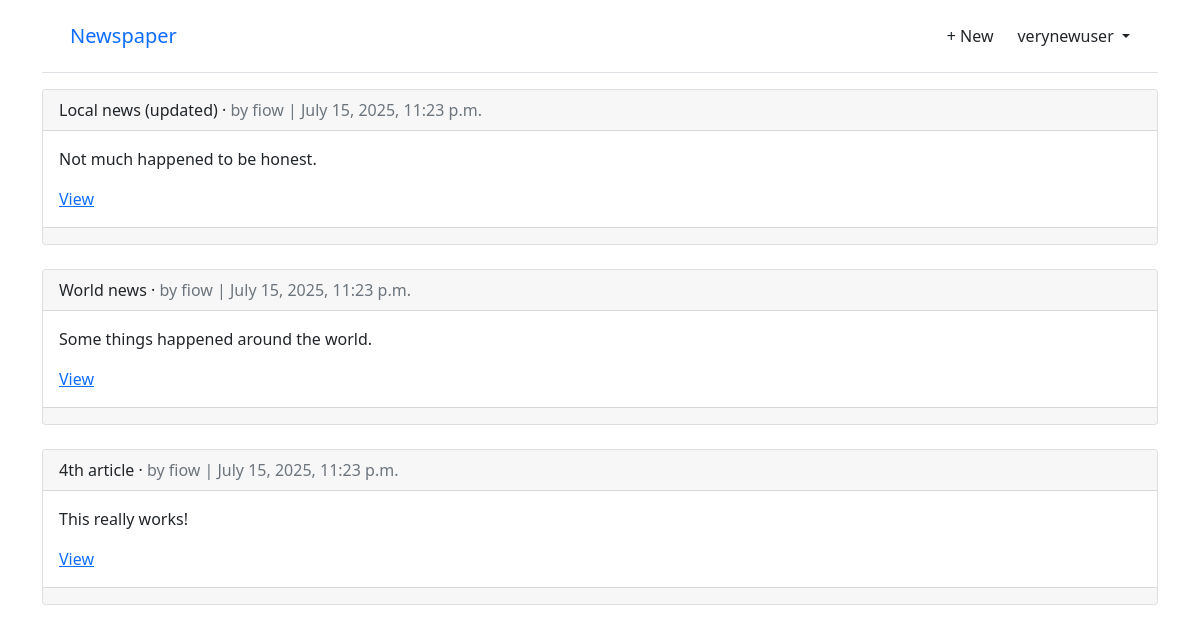
The page /newspaper/ (signed in) on the database as committed earlier.
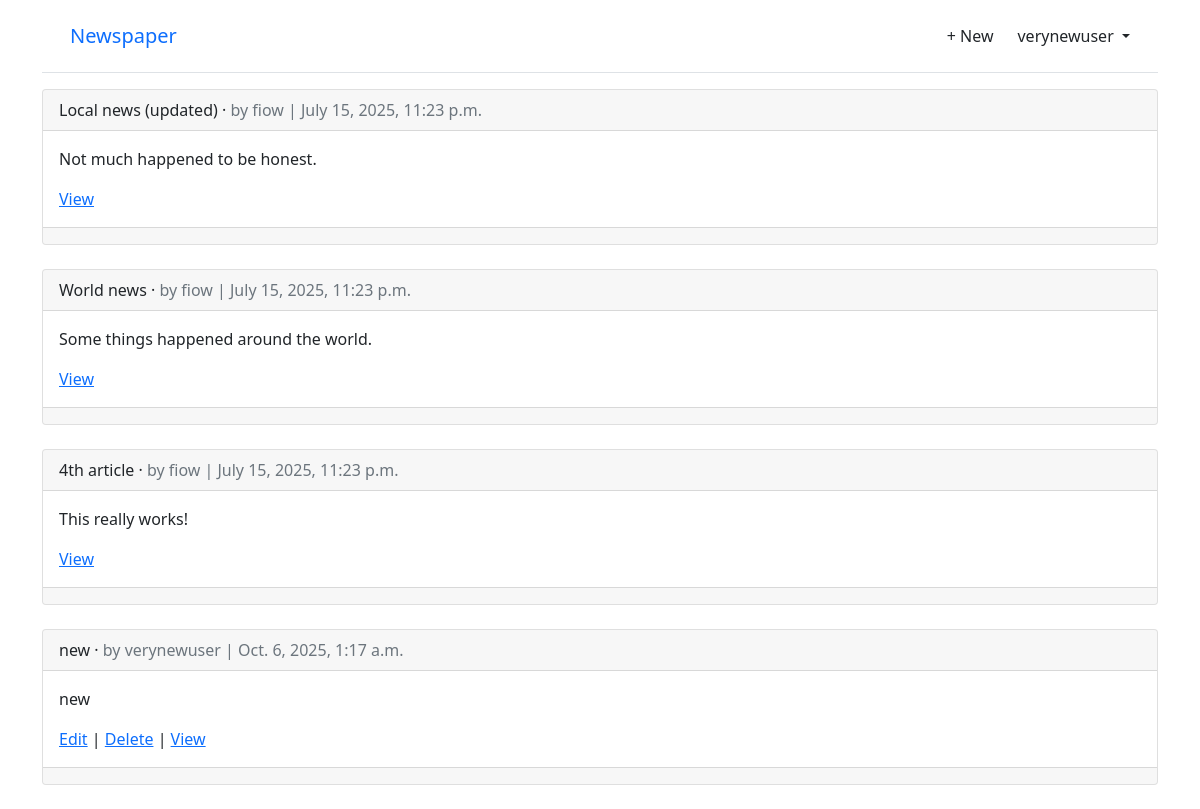
The same page on the database as committed later.
### accounts/models.py (models this page shows)
class CustomUser(AbstractUser):
    age = models.PositiveIntegerField(null=True, blank=True)

### newspaper/models.py (models this page shows, shortened)
class Article(models.Model):
    title = models.CharField(max_length=255)
    body = models.TextField()
    date = models.DateTimeField(auto_now_add=True)
    author = models.ForeignKey(
        settings.AUTH_USER_MODEL,
        on_delete=models.CASCADE,
    )
    def get_absolute_url(self):
        return reverse("newspaper:article_detail", kwargs={"pk": self.pk})

### newspaper/views.py (the view)
# urls.py: path("", views.ArticleListView.as_view(), name="article_list"),
class ArticleListView(LoginRequiredMixin, ListView):
    model = Article
    template_name = "newspaper/article_list.html"

### newspaper/templates/newspaper/article_list.html (shortened to what this page needs)
{% extends "newspaper/layout.html" %}
{% block body %}
    {% for article in article_list %}
        <div class="card">
            <div class="card-header">
                <span class="font-weight-bold">{{ article.title }}</span> &middot;
                <span class="text-muted">by {{ article.author }} |
                {{ article.date }}</span>
            </div>
            <div class="card-body">
                <p>{{ article.body }}</p>
                {% if article.author == request.user %}
                    <a href="{% url 'newspaper:article_edit' article.pk %}">Edit</a> |
                    <a href="{% url 'newspaper:article_delete' article.pk %}">Delete</a> |
                {% endif %}
                <a href="{{ article.get_absolute_url }}">View</a>
            </div>
            <div class="card-footer">
            </div>
        </div>
        <br />
    {% endfor %}
{% endblock %}

### newspaper/templates/newspaper/layout.html (shortened to what this page needs)
<!DOCTYPE html>
<html lang="en">
    <head>
    <link href="https://cdn.jsdelivr.net/npm/bootstrap@5.1.3/dist/css/bootstrap.min.css" rel="stylesheet"
>
    </head>
    <body>
        <div class="container">
            <header class="p-3 mb-3 border-bottom">
                <div class="container">
                    <div class="d-flex flex-wrap align-items-center justify-content-between">
                        <a class="navbar-brand" href="{% url 'newspaper:article_list' %}">Newspaper</a>
                        {% if user.is_authenticated %}
                        <div class="d-flex align-items-center">
                            <a href="{% url 'newspaper:article_new' %}" class="nav-link px-2 link-dark">+ New</a>
                            <div class="dropdown text-end ms-3">
                                <a href="#" class="d-block link-dark text-decoration-none dropdown-toggle"
                                    id="dropdownUser1" data-bs-toggle="dropdown" aria-expanded="false">
                                    {{ user.username }}
                                </a>
                            </div>
                        </div>
                        {% else %}
                            <div class="text-end">
                                <a href="{% url 'login' %}" class="btn btn-outline-primary me-2">Log In</a>
                                <a href="{% url 'signup' %}" class="btn btn-primary">Sign Up</a>
                            </div>
                        {% endif %}
                    </div>
                </div>
            </header>
            <main>
                {% block body %}
                {% endblock %}
            </main>
        </div>
    </body>
</html>

Rows that differ between the two databases and show on the page:
added Article: title "new", author "verynewuser", date "Oct. 6, 2025, 1:17 a.m.", body "new", shows "Edit"
